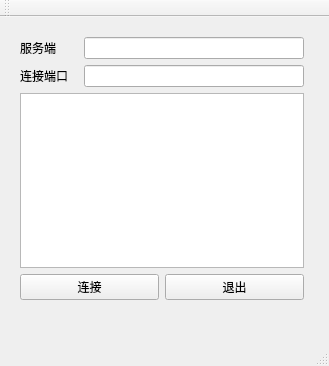
<?xml version="1.0" encoding="UTF-8"?>
<ui version="4.0">
 <class>MainWindow</class>
 <widget class="QMainWindow" name="MainWindow">
  <property name="geometry">
   <rect>
    <x>0</x>
    <y>0</y>
    <width>329</width>
    <height>366</height>
   </rect>
  </property>
  <property name="windowTitle">
   <string>MainWindow</string>
  </property>
  <widget class="QWidget" name="centralWidget">
   <widget class="QWidget" name="">
    <property name="geometry">
     <rect>
      <x>9</x>
      <y>9</y>
      <width>306</width>
      <height>285</height>
     </rect>
    </property>
    <layout class="QVBoxLayout" name="verticalLayout_3">
     <item>
      <layout class="QVBoxLayout" name="verticalLayout_2">
       <item>
        <layout class="QVBoxLayout" name="verticalLayout">
         <item>
          <layout class="QHBoxLayout" name="horizontalLayout">
           <item>
            <widget class="QLabel" name="label">
             <property name="text">
              <string>服务端</string>
             </property>
            </widget>
           </item>
           <item>
            <spacer name="horizontalSpacer">
             <property name="orientation">
              <enum>Qt::Horizontal</enum>
             </property>
             <property name="sizeHint" stdset="0">
              <size>
               <width>28</width>
               <height>20</height>
              </size>
             </property>
            </spacer>
           </item>
           <item>
            <widget class="QLineEdit" name="lineEdit">
             <property name="minimumSize">
              <size>
               <width>220</width>
               <height>0</height>
              </size>
             </property>
            </widget>
           </item>
          </layout>
         </item>
         <item>
          <layout class="QHBoxLayout" name="horizontalLayout_2">
           <item>
            <widget class="QLabel" name="label_2">
             <property name="text">
              <string>连接端口</string>
             </property>
            </widget>
           </item>
           <item>
            <spacer name="horizontalSpacer_2">
             <property name="orientation">
              <enum>Qt::Horizontal</enum>
             </property>
             <property name="sizeHint" stdset="0">
              <size>
               <width>18</width>
               <height>17</height>
              </size>
             </property>
            </spacer>
           </item>
           <item>
            <widget class="QLineEdit" name="lineEdit_2">
             <property name="minimumSize">
              <size>
               <width>220</width>
               <height>0</height>
              </size>
             </property>
            </widget>
           </item>
          </layout>
         </item>
        </layout>
       </item>
       <item>
        <widget class="QTextBrowser" name="textBrowser"/>
       </item>
      </layout>
     </item>
     <item>
      <layout class="QHBoxLayout" name="horizontalLayout_3">
       <item>
        <widget class="QPushButton" name="pushButton">
         <property name="text">
          <string>连接</string>
         </property>
        </widget>
       </item>
       <item>
        <widget class="QPushButton" name="pushButton_2">
         <property name="text">
          <string>退出</string>
         </property>
        </widget>
       </item>
      </layout>
     </item>
    </layout>
   </widget>
  </widget>
  <widget class="QMenuBar" name="menuBar">
   <property name="geometry">
    <rect>
     <x>0</x>
     <y>0</y>
     <width>329</width>
     <height>23</height>
    </rect>
   </property>
  </widget>
  <widget class="QToolBar" name="mainToolBar">
   <attribute name="toolBarArea">
    <enum>TopToolBarArea</enum>
   </attribute>
   <attribute name="toolBarBreak">
    <bool>false</bool>
   </attribute>
  </widget>
  <widget class="QStatusBar" name="statusBar"/>
 </widget>
 <layoutdefault spacing="6" margin="11"/>
 <resources/>
 <connections>
  <connection>
   <sender>pushButton_2</sender>
   <signal>clicked()</signal>
   <receiver>MainWindow</receiver>
   <slot>close()</slot>
   <hints>
    <hint type="sourcelabel">
     <x>203</x>
     <y>295</y>
    </hint>
    <hint type="destinationlabel">
     <x>169</x>
     <y>315</y>
    </hint>
   </hints>
  </connection>
 </connections>
</ui>
